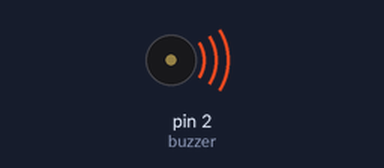
A sketch run on a simulated Arduino Uno, built with avr-gcc and run on an emulated ATmega328P. Parts: buzzer (waves = sounding).

Above: at 0.2 s.
At 5.0 s:
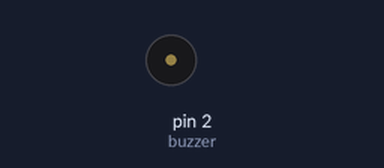
Timing chart, 0 to 7.8 s (numbered marks = the images above):
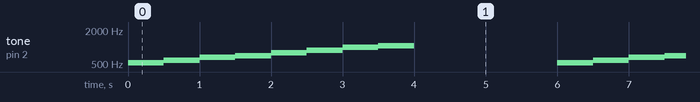

The sketch:

PassiveBuzzer.ino
```cpp
#define buzzer 2
int notes[] = {523,587,659,698,784,880,988,1047};
int dur = 500;
void setup() {
  // put your setup code here, to run once:

}

void loop() {
  // put your main code here, to run repeatedly:
  for (int i=0;i<sizeof(notes)/sizeof(int);i++){
    tone(buzzer, notes[i], dur);
    delay(500);
  }
  delay(2000);
}
```

Measured:
- by itself, tone on pin 2 (buzzer): repeats every 6.0 s: 587 Hz 0.50 s, 659 Hz 0.50 s, 698 Hz 0.50 s, 784 Hz 0.50 s, 880 Hz 0.50 s, 988 Hz 0.50 s, 1047 Hz 0.50 s, silent 2.0 s, 523 Hz 0.50 s
